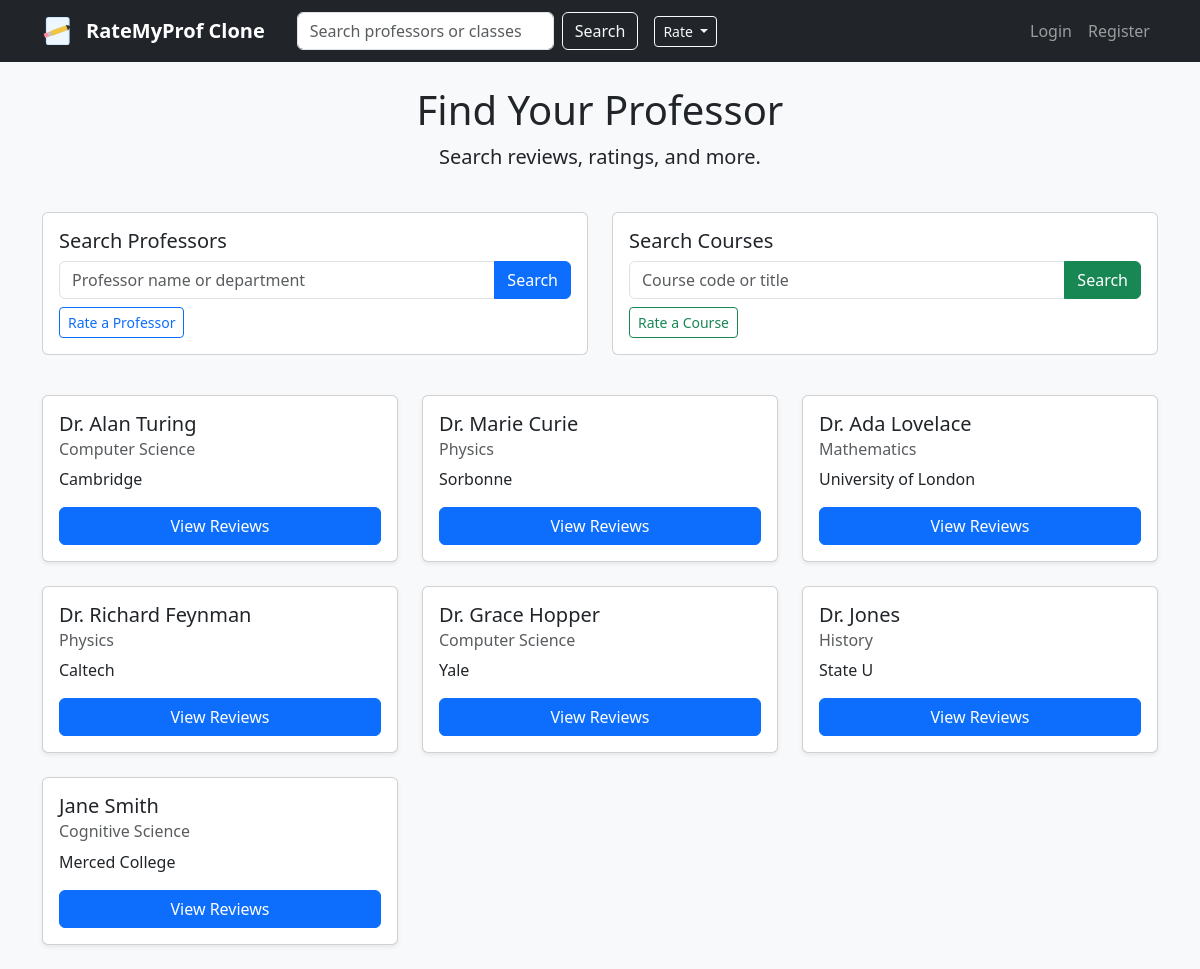
The page / on the database its author committed.
### app.py (models this page shows)
class Professor(db.Model):
    __tablename__ = 'professors'
    id = db.Column(db.Integer, primary_key=True)
    name = db.Column(db.String(100), nullable=False)
    department = db.Column(db.String(100))
    university = db.Column(db.String(100))
    user_id = db.Column(db.Integer, db.ForeignKey('users.id'), nullable=True)
    reviews = db.relationship('Review', backref='professor', lazy=True)
    user = db.relationship('User', backref='professor_profile', uselist=False)

### app.py (the view)
@app.route('/')
def home():
    professors = Professor.query.all()
    if current_user.is_authenticated and getattr(current_user, 'role', None) == 'professor' and request.args.get('view') != 'others':
        return redirect(url_for('professor_dashboard'))
    total_courses = Course.query.count()
    total_reviews = Review.query.count() + CourseReview.query.count()
    return render_template('index.html',
                         professors=professors,
                         total_courses=total_courses,
                         total_reviews=total_reviews)

### templates/index.html
{% extends "base.html" %}
{% block content %}
<div class="row">
    <div class="col-md-12 text-center mb-4">
        <h1>Find Your Professor</h1>
        <p class="lead">Search reviews, ratings, and more.</p>
    </div>
</div>
<div class="row mb-4">
    <div class="col-md-6">
        <div class="card mb-3">
            <div class="card-body">
                <h5 class="card-title">Search Professors</h5>
                <form action="{{ url_for('search') }}" method="GET" class="mb-2">
                    <div class="input-group">
                        <input type="text" class="form-control" name="q" placeholder="Professor name or department">
                        <button class="btn btn-primary" type="submit">Search</button>
                    </div>
                </form>
                <a href="{{ url_for('rate_class') }}" class="btn btn-outline-primary btn-sm">Rate a Professor</a>
            </div>
        </div>
    </div>
    <div class="col-md-6">
        <div class="card mb-3">
            <div class="card-body">
                <h5 class="card-title">Search Courses</h5>
                <form action="{{ url_for('course_search') }}" method="GET" class="mb-2">
                    <div class="input-group">
                        <input type="text" class="form-control" name="q" placeholder="Course code or title">
                        <button class="btn btn-success" type="submit">Search</button>
                    </div>
                </form>
                <a href="{{ url_for('review_course') }}" class="btn btn-outline-success btn-sm">Rate a Course</a>
            </div>
        </div>
    </div>
</div>
<div class="row">
    {% for prof in professors %}
    <div class="col-md-4 mb-4">
        <div class="card shadow-sm">
            <div class="card-body">
                <h5 class="card-title">{{ prof.name }}</h5>
                <h6 class="card-subtitle mb-2 text-muted">{{ prof.department }}</h6>
                <p class="card-text">{{ prof.university }}</p>
                <a href="{{ url_for('professor_detail', id=prof.id) }}" class="btn btn-primary w-100">View Reviews</a>
            </div>
        </div>
    </div>
    {% endfor %}
</div>
{% endblock %}

### templates/base.html (shortened to what this page needs)
<!DOCTYPE html>
<html lang="en">
<head>
    <link href="https://cdn.jsdelivr.net/npm/bootstrap@5.3.0/dist/css/bootstrap.min.css" rel="stylesheet">
</head>
<body class="bg-light">
    <nav class="navbar navbar-expand-lg navbar-dark bg-dark mb-4">
        <div class="container">
            <a class="navbar-brand d-flex align-items-center" href="{{ url_for('home') }}">
                <span class="fw-bold">RateMyProf Clone</span>
            </a>
            <div class="d-flex ms-3 me-auto align-items-center">
                <form class="d-flex" method="get" action="{{ url_for('search') }}">
                    <input class="form-control me-2" type="search" name="q" placeholder="Search professors or classes" aria-label="Search">
                    <button class="btn btn-outline-light" type="submit">Search</button>
                </form>
                <div class="dropdown ms-3">
                    <button class="btn btn-outline-light btn-sm dropdown-toggle" type="button" data-bs-toggle="dropdown">
                        Rate
                    </button>
                </div>
            </div>
            <div class="navbar-nav ms-auto">
                {% if current_user.is_authenticated %}
                    <span class="nav-item nav-link text-light">Hello, {{ current_user.username }}</span>
                    {% if current_user.role == 'admin' %}
                        <a class="nav-item nav-link" href="{{ url_for('admin_reviews') }}">Admin</a>
                    {% endif %}
                    {% if current_user.role == 'professor' %}
                        <a class="nav-item nav-link" href="{{ url_for('professor_dashboard') }}">Home</a>
                        <a class="nav-item nav-link" href="{{ url_for('home', view='others') }}">Browse Professors</a>
                    {% endif %}
                    <a class="nav-item nav-link" href="{{ url_for('logout') }}">Logout</a>
                {% else %}
                    <a class="nav-item nav-link" href="{{ url_for('login') }}">Login</a>
                    <a class="nav-item nav-link" href="{{ url_for('register') }}">Register</a>
                {% endif %}
            </div>
        </div>
    </nav>
    <div class="container">
        {% block content %}{% endblock %}
    </div>
</body>
</html>

### rows shown on the page
Professor: name "Dr. Alan Turing", department "Computer Science", university "Cambridge"
Professor: name "Dr. Marie Curie", department "Physics", university "Sorbonne"
Professor: name "Dr. Ada Lovelace", department "Mathematics", university "University of London"
Professor: name "Dr. Richard Feynman", department "Physics", university "Caltech"
Professor: name "Dr. Grace Hopper", department "Computer Science", university "Yale"
Professor: name "Dr. Jones", department "History", university "State U"
Professor: name "Jane Smith", department "Cognitive Science", university "Merced College"
